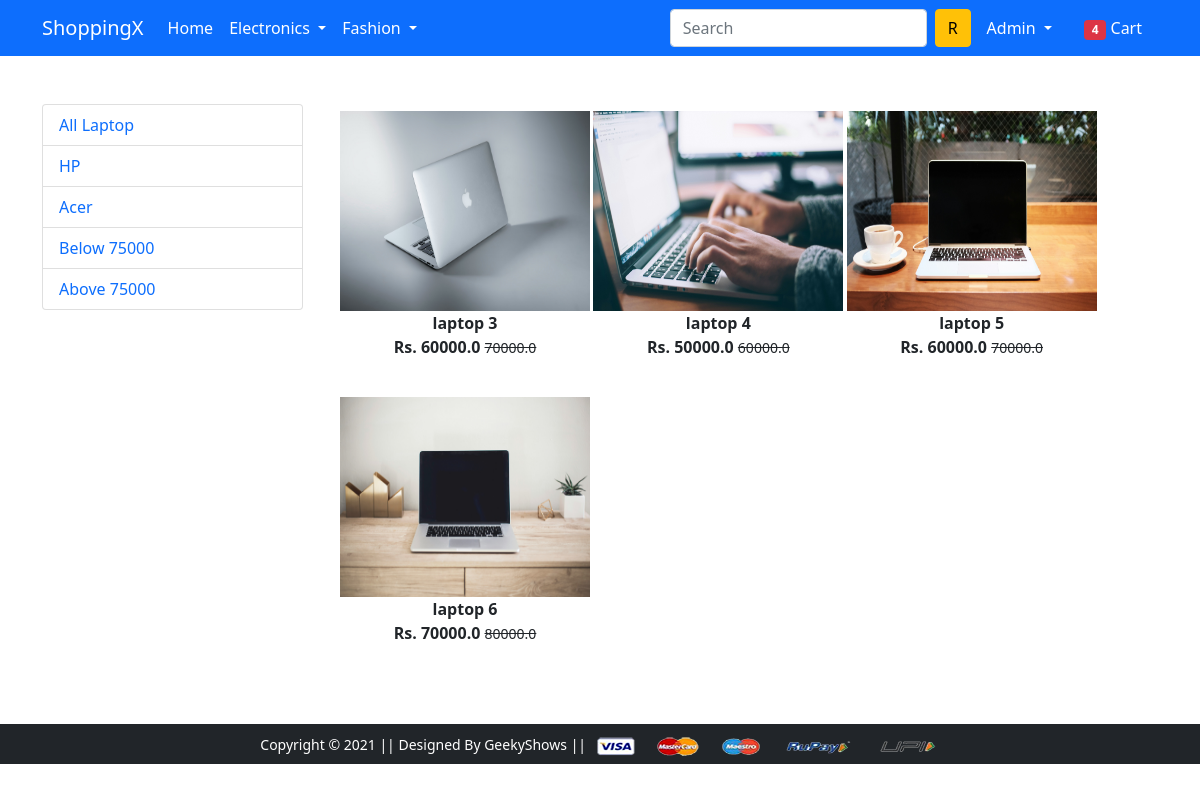
The page /laptop/below (signed in) on the database its author committed.
### app/models.py (models this page shows, shortened)
class Product(models.Model):
    title = models.CharField(max_length=100)
    selling_price = models.FloatField()
    discounted_price = models.FloatField()
    description = models.TextField()
    brand = models.CharField(max_length=100)
    category = models.CharField(choices=CATEGORY_CHOICES, max_length=2)
    product_image = models.ImageField(upload_to='productimg')

### app/views.py (the view)
# urls.py: path('laptop/', views.laptop, name='laptop'),
def laptop(request, data=None):
  if data == None:
   laptops = Product.objects.filter(category='L')
  elif data == 'HP' or data == 'Acer':
   laptops = Product.objects.filter(category="L").filter(brand=data)
  elif data == 'below':
   laptops = Product.objects.filter(category="L").filter(discounted_price__lt=75000)
  elif data == 'above':
   laptops = Product.objects.filter(category="L").filter(discounted_price__gt=75000)
  return render(request, 'app/laptop.html', {'laptops': laptops})

### app/templates/app/laptop.html (shortened to what this page needs)
{% extends 'app/base.html' %}
{% load static %}
{% block main-content %}
<div class="container my-5">
 <div class="row">
  <div class="col-sm-3">
    <div class="list-group">
        <a href="{% url 'laptop' %}" class="list-group-item list-grou-item-action" aria-current="true">All Laptop</a>
        <a href="{% url 'laptopdata' 'HP' %}" class="list-group-item list-grou-item-action" aria-current="true">HP</a>
        <a href="{% url 'laptopdata' 'Acer' %}" class="list-group-item list-grou-item-action" aria-current="true">Acer</a>
         <a href="{% url 'laptopdata' 'below' %}" class="list-group-item list-grou-item-action" aria-current="true">Below 75000</a>
         <a href="{% url 'laptopdata' 'above' %}" class="list-group-item list-grou-item-action" aria-current="true">Above 75000</a>
    </div>
  </div>
  <div class="col-sm-8">
   <div class="row">
    {% for product in laptops %}
    <div class="col-sm-4 text-center mb-4">
        <a href="{% url 'product-detail' product.id %}" class="btn">
            <div class="item">
                <img src="{{product.product_image.url}}" alt="img" height="200" width="250">
                <div class="fw-bold">{{product.title}}</div>
                <div class="fw-bold">Rs. {{product.discounted_price}} <small class="fw-light text-decoration-line-through">{{product.selling_price}}</small></div>
            </div>
        </a>
    </div>
    {% endfor %}
   </div>
  </div>
 </div>
</div>
{% endblock main-content %}

### app/templates/app/base.html (shortened to what this page needs)
<!doctype html>
{% load static %}
<html lang="en">
  <head>
    <link href="https://cdn.jsdelivr.net/npm/bootstrap@5.0.0-beta1/dist/css/bootstrap.min.css" rel="stylesheet">
    <link rel="stylesheet" href="{% static 'app/css/owl.carousel.min.css' %}">
    <link rel="stylesheet" href="{% static 'app/css/all.min.css' %}">
    <link rel="stylesheet" href="{% static 'app/css/style.css' %}">
  </head>
  <body>
    <nav class="navbar navbar-expand-lg navbar-dark bg-primary">
     <div class="container">
       <a class="navbar-brand" href="/">ShoppingX</a>
       <div class="collapse navbar-collapse" id="navbarSupportedContent">
         <ul class="navbar-nav me-auto mb-2 mb-lg-0">
           <li class="nav-item">
             <a class="nav-link active" aria-current="page" href="/">Home</a>
           </li>
           <li class="nav-item dropdown">
             <a class="nav-link dropdown-toggle text-white" href="#" id="electronicsDropdown" role="button" data-bs-toggle="dropdown" aria-expanded="false">
               Electronics
             </a>
           </li>
           <li class="nav-item dropdown">
             <a class="nav-link dropdown-toggle text-white" href="#" id="fashionDropdown" role="button" data-bs-toggle="dropdown" aria-expanded="false">
               Fashion
             </a>
           </li>
         </ul>
         <form class="d-flex">
           <input class="form-control me-2" type="search" placeholder="Search" aria-label="Search">
           <button class="btn btn-warning" type="submit">R</button>
         </form>
         <div>
          <ul class="navbar-nav me-auto mb-2 mb-lg-0">
            {% if request.user.is_authenticated %}
           <li class="nav-item dropdown mx-2">
              <a class="nav-link dropdown-toggle text-white" href="#" id="profileDropdown" role="button" data-bs-toggle="dropdown" aria-expanded="false">
               {{request.user.username|capfirst}}
              </a>
            </li>
            <li class="nav-item mx-2">
             <a href="{% url 'showcart' %}" class="nav-link text-white"><span class="badge bg-danger">4</span> Cart </a>
            </li>
            {% endif %}
          </ul>
         </div>
       </div>
     </div>
    </nav>
    {% block main-content %} {% endblock main-content %}
    <footer class="container-fluid bg-dark text-center p-2 mt-5">
        <small class="text-white">Copyright &copy; 2021 || Designed By GeekyShows || </small>
        <img src="{% static 'app/images/payment.png' %}" alt="" srcset="" class="img-fluid" height="2px">
    </footer>
  </body>
</html>

### rows shown on the page
Product: product_image (picture), title "laptop 3", discounted_price "60000.0", selling_price "70000.0"
Product: product_image (picture), title "laptop 4", discounted_price "50000.0", selling_price "60000.0"
Product: product_image (picture), title "laptop 5", discounted_price "60000.0", selling_price "70000.0"
Product: product_image (picture), title "laptop 6", discounted_price "70000.0", selling_price "80000.0"

### other values the page prints
{{ request.user.username|capfirst }} "Admin"
